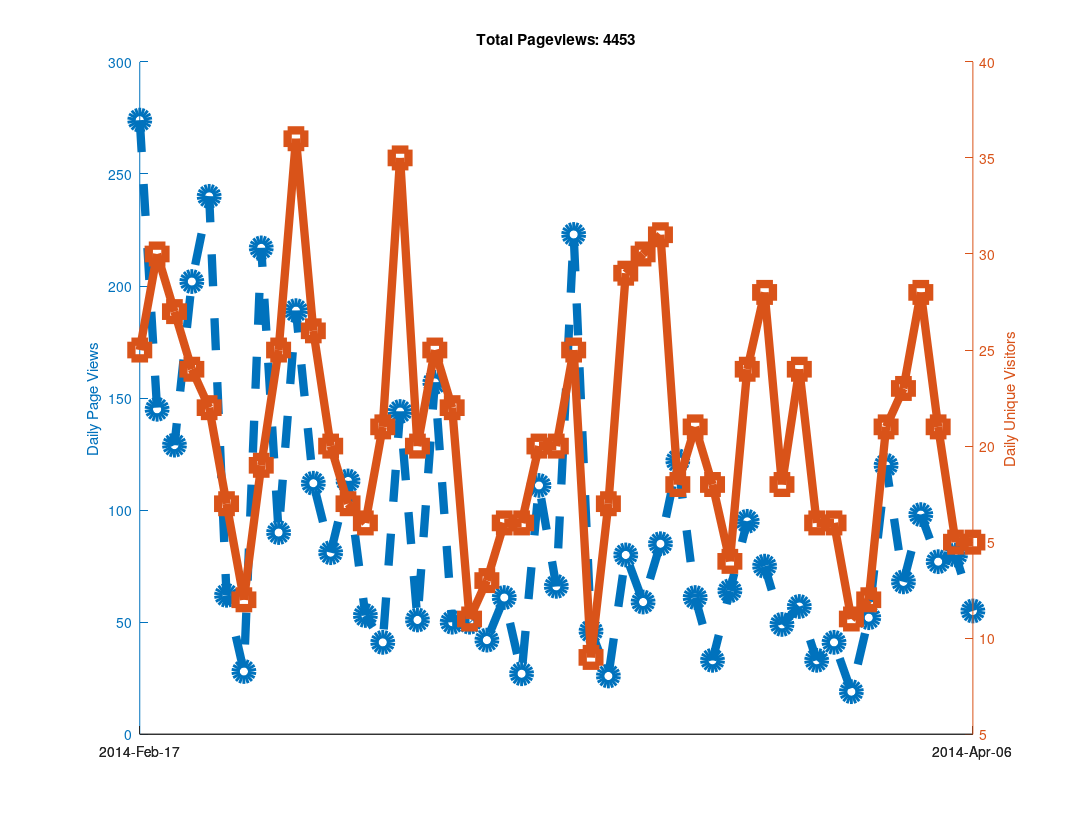

Source code (MATLAB):
clear all
clf
hold on

% Github has a "traffic" page now, but it doesn't seem like you can
% put in an arbitrary date range?  When I looked at it, it showed the
% numbers of unique visitors and views for the last two weeks only...
% So as long as I check back at least once every two weeks I can keep
% a record of it?  Great...

% https://github.com/libMesh/libmesh/graphs/traffic

% Date, Views, Unique Visitors
data = {
    '2014-Feb-17', 274, 25
    '2014-Feb-18', 145, 30
    '2014-Feb-19', 129, 27
    '2014-Feb-20', 202, 24
    '2014-Feb-21', 240, 22
    '2014-Feb-22', 62,  17
    '2014-Feb-23', 28,  12
    '2014-Feb-24', 217, 19
    '2014-Feb-25', 90,  25
    '2014-Feb-26', 189, 36
    '2014-Feb-27', 112, 26
    '2014-Feb-28', 81,  20
    '2014-Mar-01', 113, 17
    '2014-Mar-02', 53,  16
    '2014-Mar-03', 41,  21
    '2014-Mar-04', 144, 35
    '2014-Mar-05', 51,  20
    '2014-Mar-06', 157, 25
    '2014-Mar-07', 50,  22
    '2014-Mar-08', 50,  11
    '2014-Mar-09', 42,  13
    '2014-Mar-10', 61,  16
    '2014-Mar-11', 27,  16
    '2014-Mar-12', 111, 20
    '2014-Mar-13', 66,  20
    '2014-Mar-14', 223, 25
    '2014-Mar-15', 46,   9
    '2014-Mar-16', 26,  17
    '2014-Mar-17', 80,  29
    '2014-Mar-18', 59,  30
    '2014-Mar-19', 85,  31
    '2014-Mar-20', 122, 18
    '2014-Mar-21', 61,  21
    '2014-Mar-22', 33,  18
    '2014-Mar-23', 64,  14
    '2014-Mar-24', 95,  24
    '2014-Mar-25', 75,  28
    '2014-Mar-26', 49,  18
    '2014-Mar-27', 57,  24
    '2014-Mar-28', 33,  16
    '2014-Mar-29', 41,  16
    '2014-Mar-30', 19,  11
    '2014-Mar-31', 52,  12
    '2014-Apr-01', 120, 21
    '2014-Apr-02', 68,  23
    '2014-Apr-03', 98,  28
    '2014-Apr-04', 77,  21
    '2014-Apr-05', 80,  15
    '2014-Apr-06', 55,  15
    };

% length works like you would expect it to for cell arrays.
N=length(data);

% Can't plot string data automatically?
x=linspace(1,N,N);

% Note the extra square brackets!  This seems to be required (at least
% in Octave) to catch the output of data{:,2} as an array.
views = [data{:,2}];
visitors = [data{:,3}];

% Only way to set linestyles with plotyy is after the fact, apparently.
% plotyy returns the axis handle first, followed by the two plot handles.
[haxis, h1, h2] = plotyy(x, views, x, visitors);

% Label the axes
ylabel (haxis(1), 'Daily Page Views');
ylabel (haxis(2), 'Daily Unique Visitors');

% Totaling unique visitors doesn't really mean much...
title (['Total Pageviews: ', num2str(sum(views))]);

% Make thick lines - this looks better in PDF
set([h1, h2], 'linewidth', 6);

% Turn on markers
set(h1, 'marker', 'o');
set(h2, 'marker', 's');

% Use bigger markers
set([h1, h2], 'markersize', 12);

% Make dashed line?  Aquaterm doesn't seem to properly display this, but it
% does work in the PDF!
set(h1, 'linestyle', '--');

% Set the xticks and labels so that it shows dates instead of numbers.
xticksat = [1 N];
set(haxis, 'xtick', xticksat);

for i=1:length(xticksat)
  xtlabels{i} = data{xticksat(i), 1};
end
set(haxis, 'xticklabel', xtlabels);

% Print to PDF
set (gcf, "paperposition", [0.25, 0.25, 10.75, 8.25]);
set (gcf, "papersize", [11, 8.5]);
set (gcf, "paperorientation", 'landscape');

% Make a PDF of this plot.
print('-dpdf', 'github_traffic.pdf', '-FHelvetica:20');
